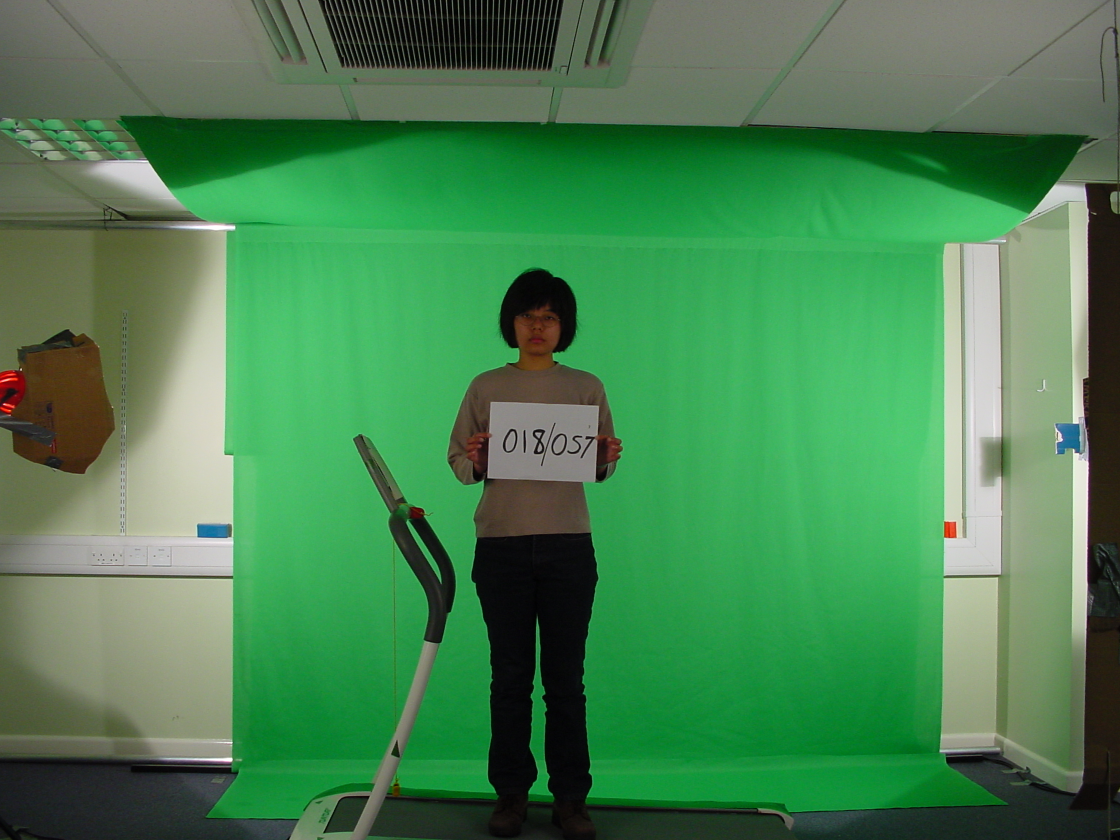
#> input picture data/training/018z057pf.jpg, 2240 x 1680 px (shown at 1/2 size)
$ python -i image_grabcut.py   (imports and definitions only)
#> lines starting #> are read from the running program, lines starting #| are printed output that depends on the picture
import cv2
import numpy as np
import mediapipe as mp
import os

# 初始化 MediaPipe Pose
mp_pose = mp.solutions.pose
# [1 line that did not run here, left out]

def filter_green_background(image):
    """過濾綠幕背景，返回背景遮罩（綠幕區域為 0，其他為 255）"""
    hsv = cv2.cvtColor(image, cv2.COLOR_BGR2RGB)
    lower_green = np.array([40, 70, 70])
    upper_green = np.array([80, 200, 200])
    green_mask = cv2.inRange(hsv, lower_green, upper_green)
    background_mask = cv2.bitwise_not(green_mask)
    kernel = cv2.getStructuringElement(cv2.MORPH_ELLIPSE, (25, 25))
    background_mask = cv2.morphologyEx(background_mask, cv2.MORPH_OPEN, kernel)
    return background_mask

def detect_pose_and_grabcut(image_path, output_path, scale_factor=0.5):
    """使用 MediaPipe 偵測關節 + GrabCut 提取人體輪廓，處理綠幕背景和地板問題"""
#> called with image_path = '../data/training/018z057pf.jpg', output_path = 'out.png', scale_factor = 0.5
    # 讀取圖像
    image = cv2.imread(image_path)
#> image is the input picture: shape (1680, 2240, 3); mean B, G, R 82.4, 130.8, 73
    if image is None:
        print(f"❌ 無法讀取圖片: {image_path}")
        return None

    h, w, _ = image.shape
#> h = 1680; w = 2240

    # 縮放圖片以加速檢測
    scaled_h, scaled_w = int(h * scale_factor), int(w * scale_factor)
#> scaled_h = 840; scaled_w = 1120
    scaled_image = cv2.resize(image, (scaled_w, scaled_h), interpolation=cv2.INTER_LINEAR)
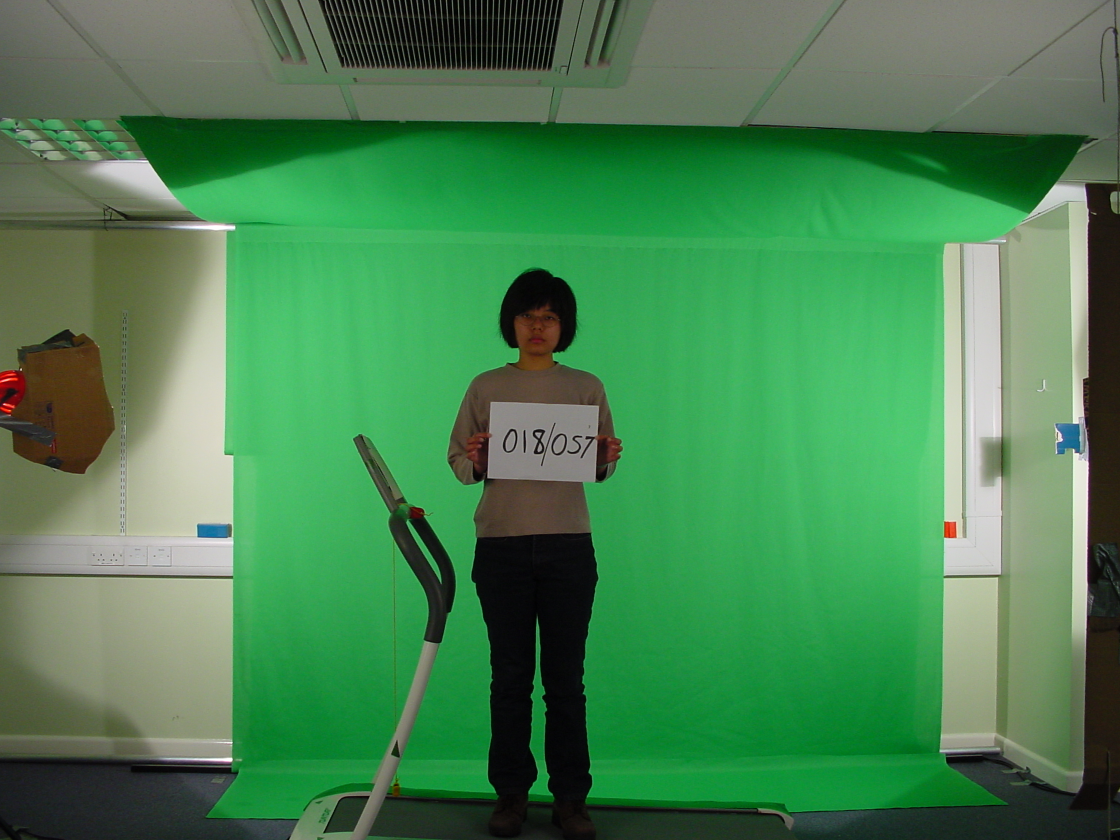
#> scaled_image: shape (840, 1120, 3); mean B, G, R 82.6, 130.9, 73.2
    scaled_rgb = cv2.cvtColor(scaled_image, cv2.COLOR_BGR2RGB)

    # MediaPipe 姿勢檢測（在縮放圖片上）
#> (the run stopped early here; a loop or call above may not have finished)
